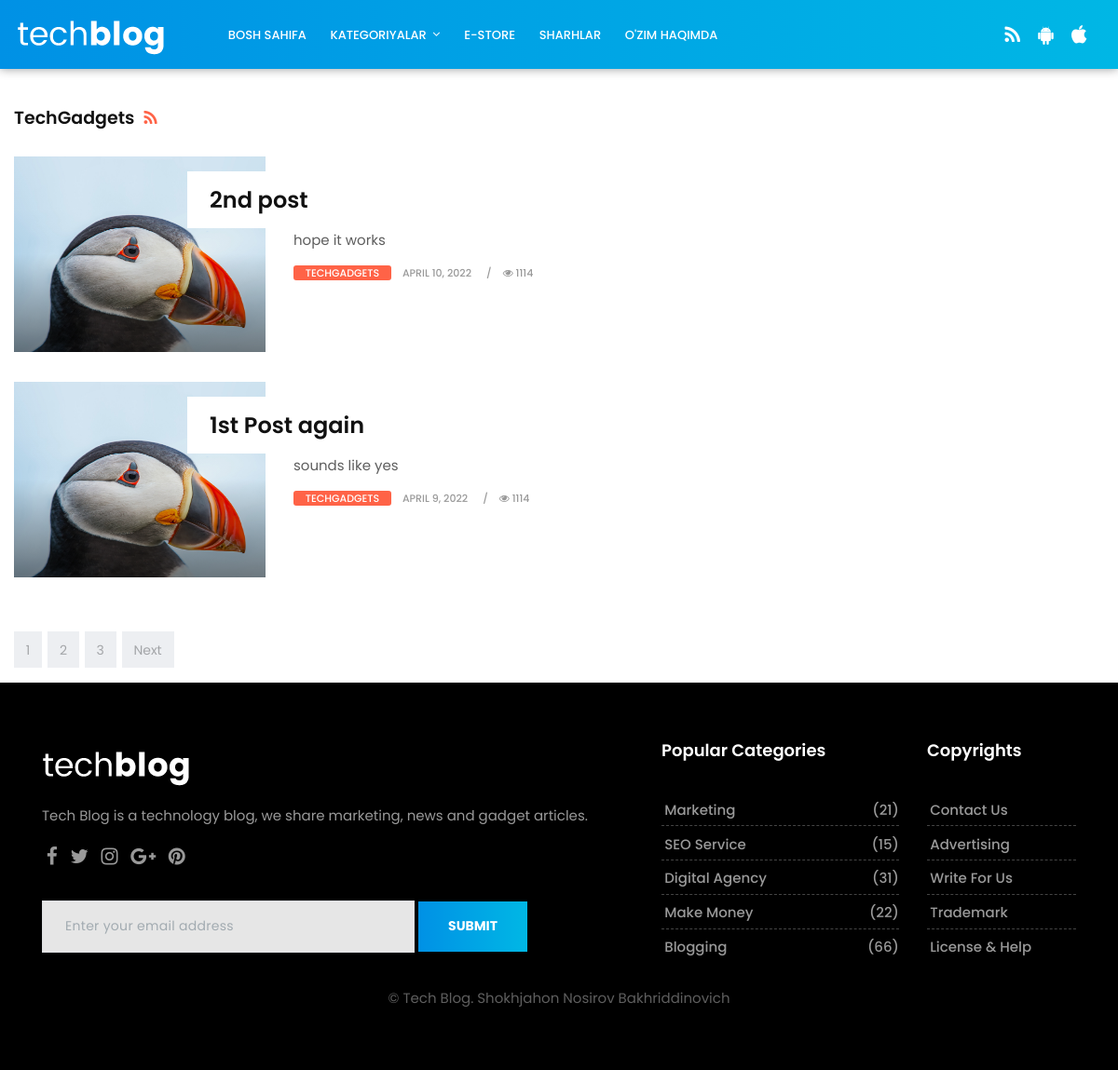
Page /category/1/ on the committed database.
### hamyon/models.py (models this page shows, shortened)
class Post(models.Model):
    post_title = models.CharField(max_length = 255, default = '')
    header_image = models.ImageField(null=False, blank=False, upload_to = 'images/', default= '')
    title_tag = models.CharField(max_length=255)
    post_author = models.ForeignKey(User, on_delete = models.CASCADE, default = 'admin')
    body = RichTextField(blank=True, null=True)
    post_date = models.DateField(auto_now_add=True)
    category = models.ForeignKey(Category, related_name = "categories", on_delete = models.CASCADE)
    snippet = models.CharField(max_length=255)
    class Meta:
        ordering = ('-post_date',)

class Category(models.Model):
    name = models.CharField(max_length=255)
    def __str__(self):
        return self.name

### hamyon/views.py (the view)
# urls.py: path('category/<int:cats>/', CategoryView, name='category'),
def CategoryView(request, cats):
    category_posts = Post.objects.filter(category=cats)
    ordering = ['-post_date']
    return render(request, 'categories.html', {'cats':cats, 'category_posts':category_posts})

### hamyon/views.py (called while the page is built)
def category_list(request):
    category_list = Category.objects.all()
    context = {
        'category_list':category_list
        }
    return context

### templates/categories.html (shortened to what this page needs)
{% extends 'base.html' %}
{% load static %}
{% block content %}
<!DOCTYPE html>
<html lang="en">
</head>
<body>
    <div id="wrapper">
        <br/><br/><br/><br/>
        <div class="col-lg-9 col-md-12 col-sm-12 col-xs-12">
            <div class="page-wrapper">
                <div class="blog-top clearfix">
                {% for post in category_posts %}
                    {% if forloop.first %}
                        <h4 class="pull-left">{{ post.category }}<a href="#"><i class="fa fa-rss"></i></a></h4>
                    {% endif %}
                {% endfor %}
                </div>
                            {% for post in category_posts %}
                                <div class="blog-list clearfix">
                                    <div class="blog-box row">
                                        <div class="col-md-4">
                                            <div class="post-media">
                                                <a href="{% url 'article-detail' post.pk %}">
                                                    <img src="{{ post.header_image.url }}" width="210" height="210">
                                                    <div class="hovereffect"></div>
                                                </a>
                                            </div>
                                        </div>
                                        <div class="blog-meta big-meta col-md-8">
                                            <h4><a href="{% url 'article-detail' post.pk %}" title="">{{post.post_title}}</a></h4>
                                            <p>{{post.snippet}}</p>
                                            <small class="firstsmall"><a class="bg-orange" href="{% url 'category' post.category.id %}">{{post.category}}</a></small>
                                            <small><a href="{% url 'article-detail' post.pk %}">{{ post.post_date }}</a></small>
                                            <small><a href="{% url 'article-detail' post.pk %}" title=""><i class="fa fa-eye"></i> 1114</a></small>
                                        </div>
                                    </div>
                                </div>
                            {% endfor %}
                        </div>
                        <br/>
                        <div class="row">
                            <div class="col-md-12">
                                <nav aria-label="Page navigation">
                                    <ul class="pagination justify-content-start">
                                        <li class="page-item"><a class="page-link" href="#">1</a></li>
                                        <li class="page-item"><a class="page-link" href="#">2</a></li>
                                        <li class="page-item"><a class="page-link" href="#">3</a></li>
                                        <li class="page-item">
                                            <a class="page-link" href="#">Next</a>
                                        </li>
                                    </ul>
                                </nav>
                            </div>
                        </div>
                    </div>
    </div>
</body>
</html>
{% endblock content %}

### static/style.css (style rules this page uses)
body { font-size: 15px; line-height: 26px; background-color: #ffffff; }
h1, h2, h3, h4, h5, body, p, .topbar-section, .navbar-inverse .navbar-nav .nav-link, .header .dropdown-menu, .navbar-nav .nav-link { font-family: 'Roboto', serif; }
h1, h2, h3, h4, h5, h6 { font-weight: 700; line-height: 1.4; color: #111111; }
h4 { font-size: 19px; line-height: 29px; margin-bottom: 14px }
a { color: #111111; }
body, p { color: #5e5e5e; }
p { margin-bottom: 26px; font-size: 15px; line-height: 26px; }
a { text-decoration: none !important; }
.post-media img { width: 100%; }
.post-media img, .masonry-box img { -webkit-transition: all .3s ease-in-out; -moz-transition: all .3s ease-in-out; -ms-transition: all .3s ease-in-out; -o-transition: all .3s ease-in-out; transition: all .3s ease-in-out; -webkit-transform: scale(1); -moz-transform: scale(1); -ms-transform: scale(1); -o-transform: scale(1); transform: scale(1); }
.page-link { background-color: #edeff2 !important; border: 0 dashed #e2e2e2; border-radius: 0; color: #a3a5a8 !important; display: block; font-size: 14px; line-height: 1; margin-left: 6px; padding: 0.8rem 0.8rem; position: relative; text-transform: capitalize; }
.page-item:first-child .page-link { margin-left: 0; border-radius: 0; }
.page-item:last-child .page-link { border-radius: 0; }
.blog-meta h4 { padding: 1rem 0 0.5rem; margin: 0; font-size: 21px; }
.blog-meta.big-meta h4 { padding: 1rem 0 0.6rem; margin: 0; font-size: 28px; }
.blog-meta.big-meta p { margin-bottom: 0.5rem; padding-bottom: 0; }
.blog-meta small { font-size: 11px; display: inline-block; margin-bottom: 0; padding-bottom: 0; color: #111111; font-weight: bold; text-transform: uppercase; margin-right: 0.5rem; }
.blog-meta small:after { content: "/"; padding-left: 1rem; }
.blog-meta small:last-child:after { content: "" }
.post-media { position: relative; overflow: hidden; }
.hovereffect { position: absolute; top: 0; opacity: 0; left: 0; right: 0; bottom: 0; background-color: rgba(0, 0, 0, 0.2); -webkit-transition: all .3s ease-in-out; -moz-transition: all .3s ease-in-out; -ms-transition: all .3s ease-in-out; -o-transition: all .3s ease-in-out; transition: all .3s ease-in-out; zoom: 1; filter: alpha(opacity=0); opacity: 0.5; background: -moz-linear-gradient(0deg, rgba(0, 0, 0, 1) 0%, rgba(0, 0, 0, 0.1) 50%); background: -webkit-linear-gradient(0deg, rgba(0, 0, 0, 1) 0%, rgba(0, 0, 0, 0.1) 50%); background: linear-gradient(0deg, rgba(0, 0, 0, 1) 0%, rgba(0, 0, 0, 0.1) 50%); filter: progid: DXImageTransform.Microsoft.gradient( startColorstr='#000000', endColorstr='#00000000', GradientType=1); }
.blog-list .blog-meta.big-meta h4 { margin-left: -20%; margin-top: 1rem; background-color: #ffffff; padding: 1rem 1.5rem 1rem; }

### static/css/version/tech.css (style rules this page uses)
body { background-color: #ffffff; }
h1, h2, h3, h4, h5, body, .navbar-toggleable-md .navbar-nav .nav-link, .market-header, .btn, .dropdown-item, .form-control, p { font-family: 'Poppins', serif !important; }
h1, h2, h3, h4, h5 { font-weight: 600; }
.blog-meta.big-meta h4 { font-size: 24px; }
.blog-top { margin-bottom: 2rem; }
.blog-top h4 { padding: 0; margin: 0; line-height: 1; }
.blog-top .fa { font-size: 18px !important; line-height: 1 !important; padding-left: 10px; }
.blog-meta small a, .blog-meta small { font-weight: 500; color: #999 !important; }
.blog-meta .bg-orange { color: #ffffff !important; padding: 0 0.8rem; border-radius: 3px; }
.blog-meta small.firstsmall:after { content: "" !important; padding-left: 0; }
.bg-orange { background-color: #FF6347 !important; }
.authorbox p a, .pp a, .blog-top .fa-rss, a:hover, a:focus { color: #FF6347 !important; }

### rows in the picture
Post: category "TechGadgets", header_image (picture), post_title "2nd post", snippet "hope it works", category "TECHGADGETS", post_date "APRIL 10, 2022"
Post: header_image (picture), post_title "1st Post again", snippet "sounds like yes", category "TECHGADGETS", post_date "APRIL 9, 2022"
